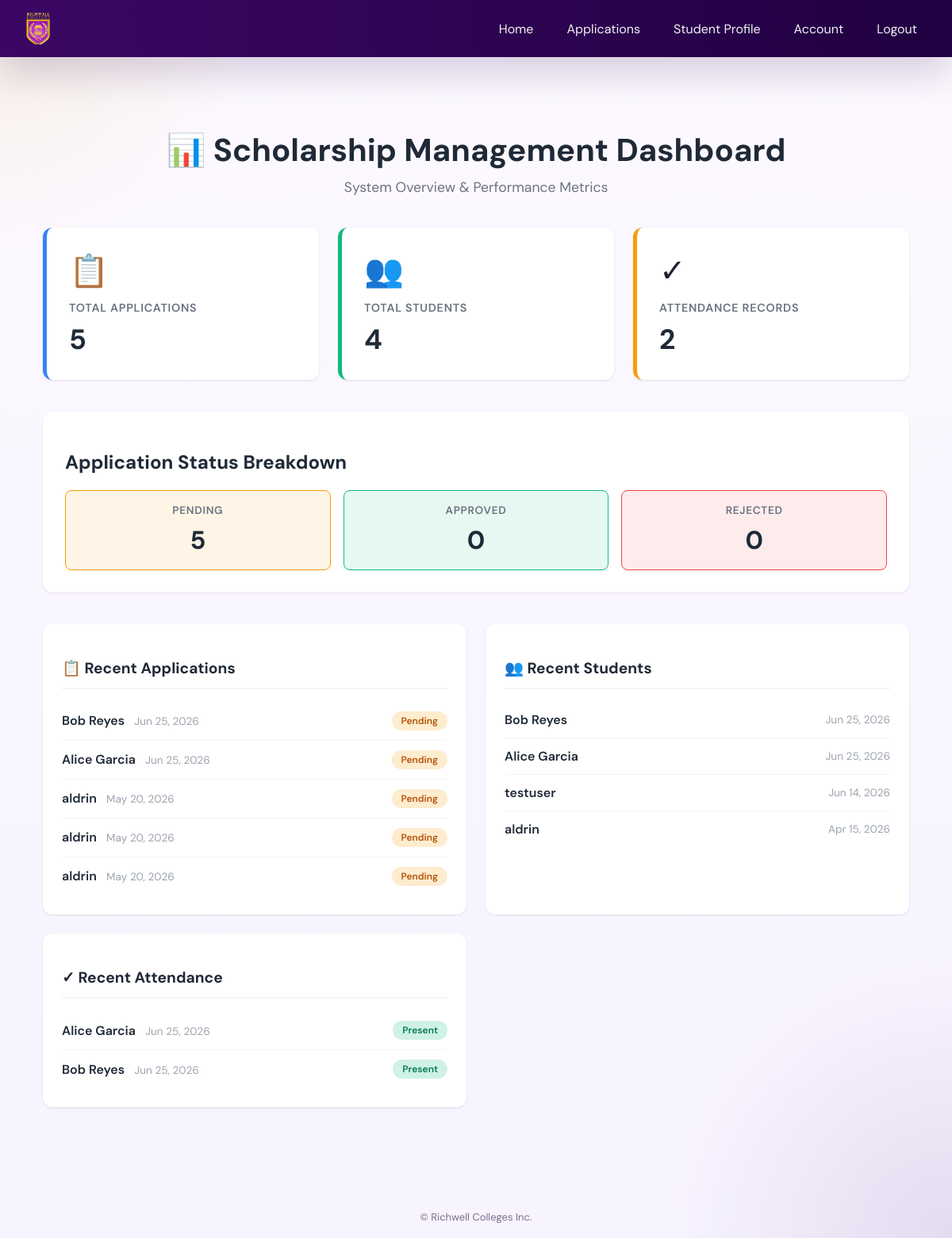
The app's page /dashboard/ (signed in) with its own data.
### applications/models.py (models this page shows, shortened)
class Application(models.Model):
    STATUS_CHOICES = (
        ('pending', 'Pending'),
        ('approved', 'Approved'),
        ('rejected', 'Rejected'),
    )
    user = models.ForeignKey(User, on_delete=models.CASCADE)
    full_name = models.CharField(max_length=100)
    email = models.EmailField()
    course = models.CharField(max_length=100)
    year_level = models.CharField(max_length=50)
    commitment = models.CharField(max_length=50)
    statement = models.TextField()
    status = models.CharField(
        max_length=20,
        choices=STATUS_CHOICES,
        default='pending'
    )
    date_applied = models.DateTimeField(auto_now_add=True)

### users/models.py (models this page shows, shortened)
class StudentProfile(models.Model):
    user = models.OneToOneField(User, on_delete=models.CASCADE)
    course = models.CharField(max_length=100, blank=True)
    year_level = models.CharField(max_length=20, blank=True)
    contact_number = models.CharField(max_length=20, blank=True)
    address = models.TextField(blank=True)

class Attendance(models.Model):
    STATUS_CHOICES = (
        ('present', 'Present'),
        ('absent', 'Absent'),
    )
    user = models.ForeignKey(User, on_delete=models.CASCADE)
    date = models.DateField()
    status = models.CharField(max_length=10, choices=STATUS_CHOICES)
    notes = models.CharField(max_length=255, blank=True)
    class Meta:
        ordering = ['-date']

### dashboard/views.py (the view)
# urls.py: path('', views.dashboard_overview, name='overview'),
@login_required(login_url='/security/login/')
def dashboard_overview(request):
    total_applications = Application.objects.count()
    total_students = StudentProfile.objects.count()
    total_attendance = Attendance.objects.count()
    recent_applications = Application.objects.select_related('user').order_by('-date_applied')[:5]
    recent_students = StudentProfile.objects.select_related('user').order_by('-user__date_joined')[:5]
    recent_attendance = Attendance.objects.select_related('user').order_by('-date')[:5]
    pending_applications = Application.objects.filter(status='pending').count()
    approved_applications = Application.objects.filter(status='approved').count()
    rejected_applications = Application.objects.filter(status='rejected').count()
    context = {
        'total_applications': total_applications,
        'total_students': total_students,
        'total_attendance': total_attendance,
        'pending_applications': pending_applications,
        'approved_applications': approved_applications,
        'rejected_applications': rejected_applications,
        'recent_applications': recent_applications,
        'recent_students': recent_students,
        'recent_attendance': recent_attendance,
    }
    return render(request, 'dashboard/overview.html', context)

### dashboard/templates/dashboard/overview.html (shortened to what this page needs)
{% extends 'base.html' %}
{% load static %}
{% block content %}
<div class="dashboard-container">
    <div class="dashboard-header">
        <h1>📊 Scholarship Management Dashboard</h1>
        <p>System Overview & Performance Metrics</p>
    </div>
    <div class="stats-grid">
        <div class="stat-card applications">
            <div class="stat-icon">📋</div>
            <div class="stat-label">Total Applications</div>
            <div class="stat-value">{{ total_applications }}</div>
        </div>
        <div class="stat-card students">
            <div class="stat-icon">👥</div>
            <div class="stat-label">Total Students</div>
            <div class="stat-value">{{ total_students }}</div>
        </div>
        <div class="stat-card attendance">
            <div class="stat-icon">✓</div>
            <div class="stat-label">Attendance Records</div>
            <div class="stat-value">{{ total_attendance }}</div>
        </div>
    </div>
    <div class="status-breakdown">
        <h2>Application Status Breakdown</h2>
        <div class="status-items">
            <div class="status-item pending">
                <div class="status-label">Pending</div>
                <div class="status-count">{{ pending_applications }}</div>
            </div>
            <div class="status-item approved">
                <div class="status-label">Approved</div>
                <div class="status-count">{{ approved_applications }}</div>
            </div>
            <div class="status-item rejected">
                <div class="status-label">Rejected</div>
                <div class="status-count">{{ rejected_applications }}</div>
            </div>
        </div>
    </div>
    <div class="recent-section">
        <div class="recent-card">
            <h3>📋 Recent Applications</h3>
            {% if recent_applications %}
                <ul class="recent-list">
                    {% for app in recent_applications %}
                        <li class="recent-item">
                            <div>
                                <span class="recent-item-name">{{ app.user.get_full_name|default:app.user.username }}</span>
                                <span class="recent-item-date">{{ app.date_applied|date:"M d, Y" }}</span>
                            </div>
                            <span class="recent-badge {{ app.status }}">{{ app.status }}</span>
                        </li>
                    {% endfor %}
                </ul>
            {% else %}
                <div class="empty-state">
                    <p>No applications yet</p>
                </div>
            {% endif %}
        </div>
        <div class="recent-card">
            <h3>👥 Recent Students</h3>
            {% if recent_students %}
                <ul class="recent-list">
                    {% for student in recent_students %}
                        <li class="recent-item">
                            <span class="recent-item-name">{{ student.user.get_full_name|default:student.user.username }}</span>
                            <span class="recent-item-date">{{ student.user.date_joined|date:"M d, Y" }}</span>
                        </li>
                    {% endfor %}
                </ul>
            {% else %}
                <div class="empty-state">
                    <p>No students registered</p>
                </div>
            {% endif %}
        </div>
        <div class="recent-card">
            <h3>✓ Recent Attendance</h3>
            {% if recent_attendance %}
                <ul class="recent-list">
                    {% for record in recent_attendance %}
                        <li class="recent-item">
                            <div>
                                <span class="recent-item-name">{{ record.user.get_full_name|default:record.user.username }}</span>
                                <span class="recent-item-date">{{ record.date|date:"M d, Y" }}</span>
                            </div>
                            <span class="recent-badge {% if record.status == 'present' %}present{% else %}absent{% endif %}">
                                {{ record.status }}
                            </span>
                        </li>
                    {% endfor %}
                </ul>
            {% else %}
                <div class="empty-state">
                    <p>No attendance records</p>
                </div>
            {% endif %}
        </div>
    </div>
</div>
{% endblock %}

### templates/base.html (shortened to what this page needs)
{% load static %}
<!DOCTYPE html>
<html lang="en">
<head>
</head>
<body>
  <header class="site-nav">
    <a class="brand" href="{% url 'users:dashboard' %}">
      <img class="brand-logo" src="{% static 'images/Logo.png' %}" alt="Richwell Colleges Logo">
    </a>
    <nav class="nav-links">
      <a href="{% url 'users:dashboard' %}">Home</a>
      <a href="{% url 'applications:list' %}">Applications</a>
      <a href="{% url 'users:profile' %}">Student Profile</a>
      <a href="{% url 'users:account_settings' %}">Account</a>
      <a href="{% url 'security:logout' %}">Logout</a>
    </nav>
  </header>
  <main class="container">
    {% block content %}{% endblock %}
  </main>
  <footer style="text-align:center;padding:18px 8px;color:#7b6f89;font-size:13px">
    © {{ now|date:'Y' }} Richwell Colleges Inc.
  </footer>
</body>
</html>

### templates/base.html (style rules this page uses)
:root { --purple: #3b0764; --purple-mid: #5b21b6; --purple-light: #ede9fe; --gold: #c9a227; --gold-light: #e6c96e; --cream: #fbf8ff; --white: #ffffff; --text: #24202f; --text-muted: #7b6f89; --border: #e9e3f4; --shadow-sm: 0 8px 24px rgba(59,7,100,0.08); --shadow-md: 0 14px 44px rgba(59,7,100,0.12); --radius: 20px; }
*, *::before, *::after { box-sizing: border-box; }
html { scroll-behavior: smooth; }
body { margin: 0; min-height: 100%; font-family: 'DM Sans', sans-serif; color: var(--text); background: radial-gradient(circle at top left, rgba(201,162,39,0.12), transparent 16%), radial-gradient(circle at bottom right, rgba(59,7,100,0.10), transparent 18%), linear-gradient(180deg, #fdf9ff 0%, #f7f3ff 100%); }
a { color: inherit; }
.site-nav { position: sticky; top: 0; z-index: 50; display: flex; align-items: center; justify-content: space-between; gap: 16px; min-height: 72px; padding: 0 28px; background: linear-gradient(90deg, var(--purple), #200040); color: var(--white); box-shadow: 0 20px 50px rgba(38, 5, 73, 0.18); }
.brand { display: inline-flex; align-items: center; gap: 0; text-decoration: none; }
.brand img { width: 40px; height: 40px; object-fit: cover; object-position: center; border-radius: 0; display: block; }
.nav-links { display: flex; gap: 10px; flex-wrap: wrap; align-items: center; }
.nav-links a { color: rgba(255,255,255,0.94); text-decoration: none; padding: 10px 16px; border-radius: 999px; transition: background 0.2s; }
.container { max-width: 1180px; margin: 24px auto 32px; padding: 0 24px; }
:root { --purple: #3b0764; --purple-mid: #5b21b6; --purple-light:#ede9fe; --gold: #c9a227; --gold-light: #e6c96e; --gold-pale: #fdf6e3; --cream: #faf8ff; --white: #ffffff; --text-dark: #1a0a2e; --text-body: #4b4060; --text-muted: #8b80a0; --border: #e8dff5; --shadow-sm: 0 8px 24px rgba(59,7,100,0.08); --shadow-md: 0 16px 40px rgba(59,7,100,0.12); --radius: 20px; }

### records on screen
Application: user.get_full_name "Bob Reyes", date_applied "Jun 25, 2026", status "Pending"
Application: user.get_full_name "Alice Garcia", date_applied "Jun 25, 2026", status "Pending"
Application: user.get_full_name "aldrin", date_applied "May 20, 2026", status "Pending"
Application: user.get_full_name "aldrin", date_applied "May 20, 2026", status "Pending"
Application: user.get_full_name "aldrin", date_applied "May 20, 2026", status "Pending"
StudentProfile: user.get_full_name "Bob Reyes", user.date_joined "Jun 25, 2026"
StudentProfile: user.get_full_name "Alice Garcia", user.date_joined "Jun 25, 2026"
StudentProfile: user.get_full_name "testuser", user.date_joined "Jun 14, 2026"
StudentProfile: user.get_full_name "aldrin", user.date_joined "Apr 15, 2026"
Attendance: user.get_full_name "Alice Garcia", date "Jun 25, 2026", status "Present"
Attendance: user.get_full_name "Bob Reyes", date "Jun 25, 2026", status "Present"

### other values on screen
{{ total_applications }} "5"
{{ total_students }} "4"
{{ total_attendance }} "2"
{{ pending_applications }} "5"
{{ approved_applications }} "0"
{{ rejected_applications }} "0"
